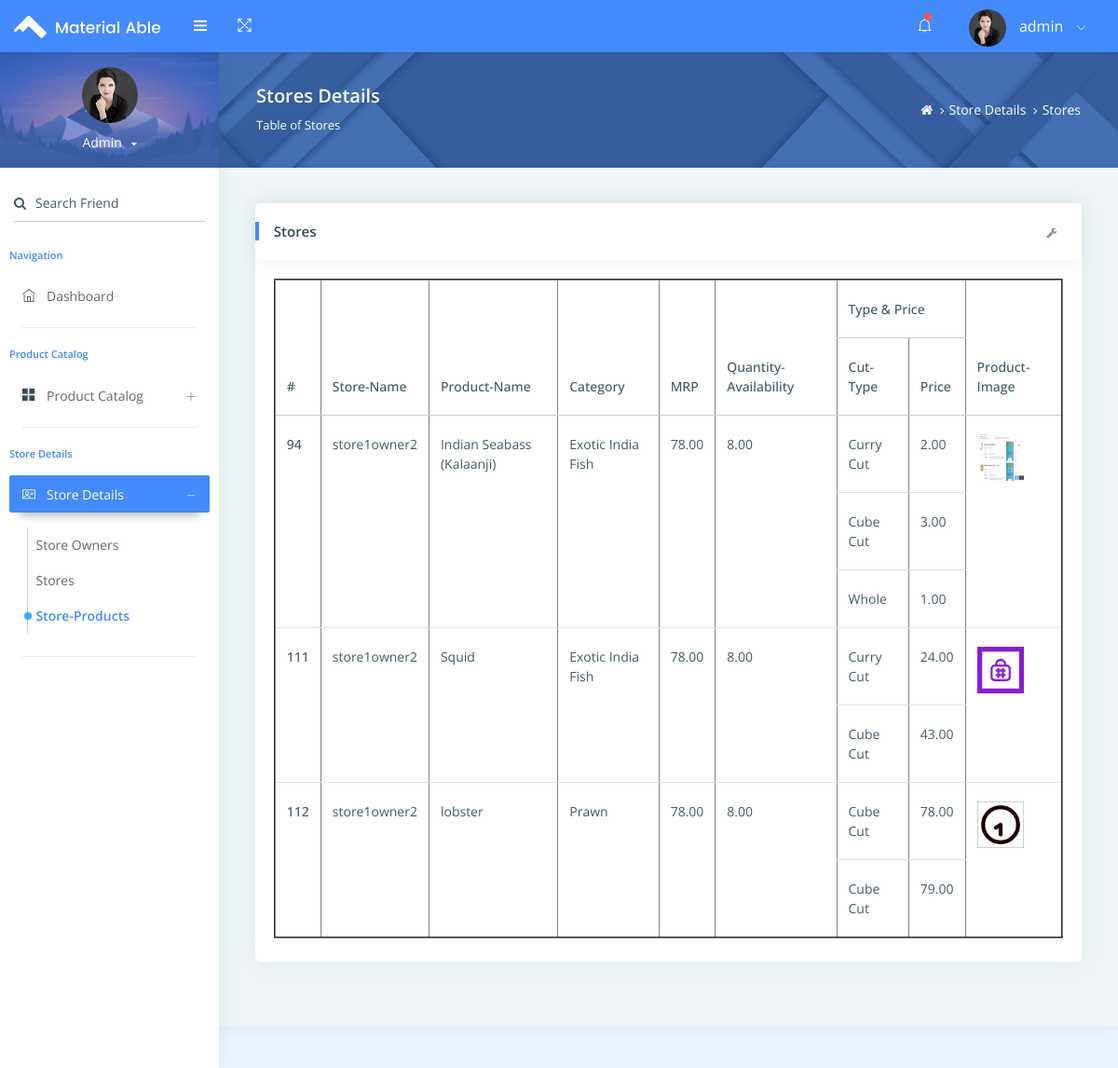
Page /adminpage/store-products-list (signed in) on the committed database.
### admin_app/models.py (models this page shows, shortened)
class Store_products(models.Model):
    store_name=models.ForeignKey(Store,on_delete=models.CASCADE)
    product_name=models.CharField(max_length=200)
    category=models.ForeignKey(Category,on_delete=models.CASCADE,null=True,blank=True)
    mrp=models.DecimalField(max_digits=10, decimal_places=2,null=True,blank=True)
    product_image=models.ImageField(upload_to='product_image/')
    product_available_quantity=models.DecimalField(max_digits=5,decimal_places=2,null=True,blank=True)
    is_todays_catch=models.BooleanField(default=False)
    is_available=models.BooleanField(default=False)

class Store(models.Model):
    store_ownwer_name=models.ForeignKey(Store_owner_login,on_delete=models.CASCADE)
    store_name=models.TextField(max_length=200)
    store_location=models.TextField(max_length=200)
    store_description = models.TextField(blank=True, null=True)
    city = models.ForeignKey(City,on_delete=models.CASCADE)
    zip_code = models.CharField(max_length=20)
    latitude= models.DecimalField(max_digits=9,decimal_places=6)
    longitude= models.DecimalField(max_digits=9,decimal_places=6)
    store_number=models.IntegerField(blank=True,null=True)
    store_image = models.ImageField(upload_to='store_images/', blank=True, null=True)
    store_is_active=models.BooleanField(default=True)
    store_is_suspicious=models.BooleanField(default=False)
    def __str__(self):
        return self.store_name

class Category(models.Model):
    product_type=models.ForeignKey(Product_Type,on_delete=models.CASCADE)
    category=models.CharField(max_length=200)
    category_image=models.ImageField(upload_to='category_image/')
    def __str__(self):
        return self.category

class Store_product_cutPrice(models.Model):
    product_name=models.ForeignKey(Store_products,on_delete=models.CASCADE)
    cut_type=models.ForeignKey(Cut_type,on_delete=models.CASCADE)
    product_price = models.DecimalField(max_digits=10, decimal_places=2)
    is_default_cutprice=models.BooleanField(default=False)

class Cut_type(models.Model):
    cut_type=models.CharField(max_length=200)
    cut_image=models.ImageField(upload_to='cut_image/')
    def __str__(self):
        return self.cut_type

### admin_app/views.py (the view)
    def check_admin(request,*args,**kwargs):
        if 'admin_id' not in request.session:
            return redirect('admin_page_login')
        return admin_fuction(request,*args,**kwargs)

### admin_app/views.py (called while the page is built)
def admin_login_required(admin_fuction):
    def check_admin(request,*args,**kwargs):
        if 'admin_id' not in request.session:
            return redirect('admin_page_login')
        return admin_fuction(request,*args,**kwargs)
    return check_admin

@admin_login_required
def admin_page_store_products(request):
    admin_name=request.session['admin_name']
    store_products = Store_products.objects.prefetch_related('store_product_cutprice_set').all()
    return render(request,'store_products_list.html',{'store_products':store_products,'admin_name':admin_name})

### admin_app/templates/store_products_list.html (shortened to what this page needs)
{% extends 'admin_index.html' %}
{% load static %}
{% block content %}
<ul class="pcoded-item pcoded-left-item">
    <li class="">
        <a href="{% url 'admin_index' %}" class="waves-effect waves-dark">
            <span class="pcoded-micon"><i class="ti-home"></i><b>D</b></span>
            <span class="pcoded-mtext">Dashboard</span>
        </a>
    </li>
</ul>
<div class="pcoded-navigation-label">Product Catalog</div>
<ul class="pcoded-item pcoded-left-item">
    <li class="pcoded-hasmenu">
        <a href="javascript:void(0)" class="waves-effect waves-dark">
            <span class="pcoded-micon"><i class="ti-layout-grid2-alt"></i><b>BC</b></span>
            <span class="pcoded-mtext">Product Catalog</span>
        </a>
    </li>
</ul>
<div class="pcoded-navigation-label">Store Details</div>
<ul class="pcoded-item pcoded-left-item">
    <li class="pcoded-hasmenu active pcoded-trigger">
        <a href="javascript:void(0)" class="waves-effect waves-dark">
            <span class="pcoded-micon"><i class="ti-id-badge"></i><b>BC</b></span>
            <span class="pcoded-mtext">Store Details</span>
        </a>
        <ul class="pcoded-submenu">
             <li class="">
                <a href="{% url 'admin_page_store_owner_list' %}" class="waves-effect waves-dark">
                    <span class="pcoded-mtext">Store Owners</span>
                </a>
            </li>
            <li class="">
                <a href="{% url 'admin_page_stores_list' %}" class="waves-effect waves-dark">
                    <span class="pcoded-mtext">Stores</span>
                </a>
            </li>
            <li class="active">
                <a href="{% url 'admin_page_store_products' %}" class="waves-effect waves-dark">
                    <span class="pcoded-mtext">Store-Products</span>
                </a>
            </li>
        </ul>
    </li>
</ul>
</nav>
<div class="pcoded-content">
<div class="page-header">
<div class="page-block">
    <div class="row align-items-center">
        <div class="col-md-8">
            <div class="page-header-title">
                <h5 class="m-b-10">Stores Details</h5>
                <p class="m-b-0">Table of Stores</p>
            </div>
        </div>
        <div class="col-md-4">
            <ul class="breadcrumb">
                <li class="breadcrumb-item">
                    <a href="{% url 'admin_index' %}"> <i class="fa fa-home"></i> </a>
                </li>
                <li class="breadcrumb-item"><a href="#!">Store Details</a>
                </li>
                <li class="breadcrumb-item"><a href="#!">Stores</a>
                </li>
            </ul>
        </div>
    </div>
</div>
</div>
<div class="pcoded-inner-content">
<div class="main-body">
    <div class="page-wrapper">
        <div class="page-body">
            <div class="card">
                <div class="card-header">
                    <h5>Stores</h5>
                    <div class="card-header-right">
                        <ul class="list-unstyled card-option">
                            <li><i class="fa fa fa-wrench open-card-option"></i></li>
                        </ul>
                    </div>
                </div>
                <div class="card-block table-border-style">
                    <div class="table-responsive">
                        {% if store_products %}
                        <table class="table table-hover" border="2">
                            <thead>
                                <tr>
                                    <th rowspan='2'>#</th>
                                    <th rowspan='2'>Store-Name</th>
                                    <th rowspan='2'>Product-Name</th>
                                    <th rowspan="2">Category</th>
                                    <th rowspan='2'>MRP</th>
                                    <th rowspan='2'>Quantity-Availability</th>
                                    <th colspan='2'>Type & Price</th>
                                    <th rowspan='2'>Product-Image</th>
                                </tr>
                                <tr>
                                    <th>Cut-Type</th>
                                    <th>Price</th>
                                </tr>
                            </thead>
                            <tbody>
                                {% for i in store_products %}
                                    {% with cut_price_count=i.store_product_cutprice_set.count %}
                                        {% for cut_price in i.store_product_cutprice_set.all %}
                                            <tr>
                                                {% if forloop.first %}
                                                    <th scope="row" rowspan="{{ cut_price_count }}">{{ i.id }}</th>
                                                    <td rowspan="{{ cut_price_count }}">{{ i.store_name }}</td>
                                                    <td rowspan="{{ cut_price_count }}">{{ i.product_name }}</td>
                                                    <td rowspan="{{ cut_price_count }}">{{ i.category }}</td>
                                                    <td rowspan="{{ cut_price_count }}">{{ i.mrp }}</td>
                                                    <td rowspan="{{ cut_price_count }}">{{ i.product_available_quantity }}</td>
                                                    <td>{{ cut_price.cut_type }}</td>
                                                    <td>{{ cut_price.product_price }}</td>
                                                    <td rowspan="{{ cut_price_count }}">
                                                        <img src="{{ i.product_image.url }}" alt="{{ i.product_name }}" width="50" height="50">
                                                    </td>
                                                {% else %}
                                                    <td>{{ cut_price.cut_type }}</td>
                                                    <td>{{ cut_price.product_price }}</td>
                                                {% endif %}
                                            </tr>
                                        {% endfor %}
                                    {% endwith %}
                                {% endfor %}
                            </tbody>
                        </table>
                        {% else %}
                        <p>No table found</p>
                        {% endif %}
                    </div>
                </div>
            </div>
        </div>
    </div>
</div>
</div>
</div>
{% endblock %}

### admin_app/templates/admin_index.html (shortened to what this page needs)
<!DOCTYPE html>
<html lang="en">
{% load static %}
<head>
    <link rel="stylesheet" href="{% static 'assets/pages/waves/css/waves.min.css' %}" type="text/css" media="all">
    <link rel="stylesheet" type="text/css" href="{% static 'assets/css/bootstrap/css/bootstrap.min.css' %}">
    <link rel="stylesheet" href="{% static 'assets/pages/waves/css/waves.min.css' %}" type="text/css" media="all">
    <link rel="stylesheet" type="text/css" href="{% static 'assets/icon/themify-icons/themify-icons.css' %}">
    <link rel="stylesheet" type="text/css" href="{% static 'assets/css/font-awesome-n.min.css' %}">
    <link rel="stylesheet" type="text/css" href="{% static 'assets/css/font-awesome.min.css' %}">
    <link rel="stylesheet" type="text/css" href="{% static 'assets/css/jquery.mCustomScrollbar.css' %}">
    <link rel="stylesheet" type="text/css" href="{% static 'assets/css/style.css' %}">
</head>
<body>
    <div id="pcoded" class="pcoded">
        <div class="pcoded-container navbar-wrapper">
            <nav class="navbar header-navbar pcoded-header">
                <div class="navbar-wrapper">
                    <div class="navbar-logo">
                        <a class="mobile-menu waves-effect waves-light" id="mobile-collapse" href="#!">
                            <i class="ti-menu"></i>
                        </a>
                        <a href="{% url 'admin_index' %}">
                            <img class="img-fluid" src="{% static 'assets/images/logo.png' %}" alt="Theme-Logo" />
                        </a>
                    </div>
                    <div class="navbar-container container-fluid">
                        <ul class="nav-left">
                            <li>
                                <a href="#!" onclick="javascript:toggleFullScreen()" class="waves-effect waves-light">
                                    <i class="ti-fullscreen"></i>
                                </a>
                            </li>
                        </ul>
                        <ul class="nav-right">
                            <li class="header-notification">
                                <a href="#!" class="waves-effect waves-light">
                                    <i class="ti-bell"></i>
                                    <span class="badge bg-c-red"></span>
                                </a>
                            </li>
                            <li class="user-profile header-notification">
                                <a href="#!" class="waves-effect waves-light">
                                    <img src="{% static 'assets/images/avatar-4.jpg' %}" class="img-radius" alt="User-Profile-Image">
                                    <span>{{ admin_name }}</span>
                                    <i class="ti-angle-down"></i>
                                </a>
                            </li>
                        </ul>
                    </div>
                </div>
            </nav>
            <div class="pcoded-main-container">
                <div class="pcoded-wrapper">
                    <nav class="pcoded-navbar">
                        <div class="pcoded-inner-navbar main-menu">
                            <div class="">
                                <div class="main-menu-header">
                                    <img class="img-80 img-radius" src="{% static 'assets/images/avatar-4.jpg' %}" alt="User-Profile-Image">
                                    <div class="user-details">
                                        <span id="more-details">{{ admin_name }}<i class="fa fa-caret-down"></i></span>
                                    </div>
                                </div>
                            </div>
                            <div class="p-15 p-b-0">
                                <form class="form-material">
                                    <div class="form-group form-primary">
                                        <input type="text" name="footer-email" class="form-control">
                                        <label class="float-label"><i class="fa fa-search m-r-10"></i>Search Friend</label>
                                    </div>
                                </form>
                            </div>
                            <div class="pcoded-navigation-label">Navigation</div>
                            {% block content %}{% endblock %}
                </div>
            </div>
        </div>
    </div>
</body>
</html>

### rows in the picture
Store_products: id "94", store_name "store1owner2", product_name "Indian Seabass (Kalaanji)", category "Exotic India Fish", mrp "78.00", product_available_quantity "8.00"
Store_product_cutPrice: cut_type "Curry Cut", product_price "2.00", product_image (picture)
Store_product_cutPrice: cut_type "Cube Cut", product_price "3.00"
Store_product_cutPrice: cut_type "Whole", product_price "1.00"
Store_products: id "111", store_name "store1owner2", product_name "Squid", category "Exotic India Fish", mrp "78.00", product_available_quantity "8.00"
Store_product_cutPrice: cut_type "Curry Cut", product_price "24.00", product_image (picture)
Store_product_cutPrice: cut_type "Cube Cut", product_price "43.00"
Store_products: id "112", store_name "store1owner2", product_name "lobster", category "Prawn", mrp "78.00", product_available_quantity "8.00"
Store_product_cutPrice: cut_type "Cube Cut", product_price "78.00", product_image (picture)
Store_product_cutPrice: cut_type "Cube Cut", product_price "79.00"

### other values in the picture
{{ admin_name }} "admin"
{{ admin_name }} "Admin"
